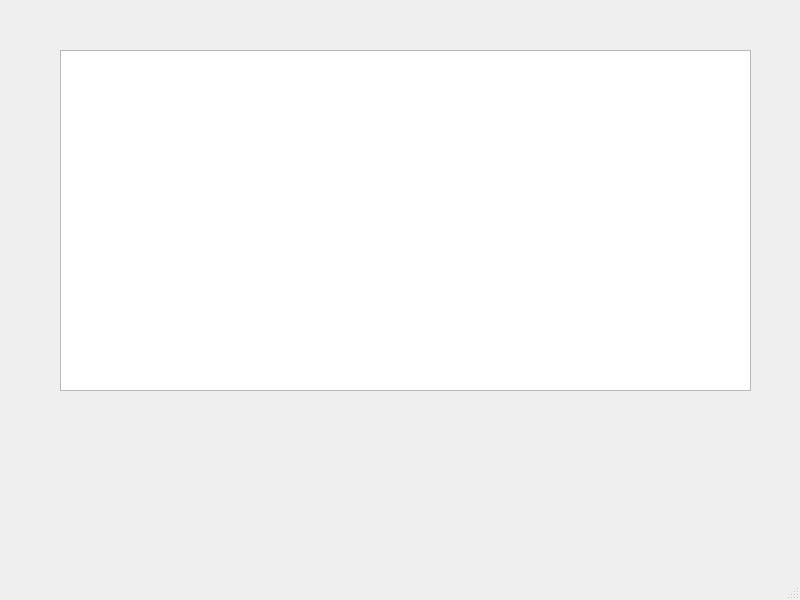
<?xml version="1.0" encoding="UTF-8"?>
<ui version="4.0">
 <class>MainWindow</class>
 <widget class="QMainWindow" name="MainWindow">
  <property name="geometry">
   <rect>
    <x>0</x>
    <y>0</y>
    <width>800</width>
    <height>600</height>
   </rect>
  </property>
  <property name="windowTitle">
   <string>MainWindow</string>
  </property>
  <widget class="QWidget" name="centralwidget">
   <widget class="QTableWidget" name="tableWidget">
    <property name="geometry">
     <rect>
      <x>60</x>
      <y>50</y>
      <width>691</width>
      <height>341</height>
     </rect>
    </property>
   </widget>
  </widget>
  <widget class="QMenuBar" name="menubar">
   <property name="geometry">
    <rect>
     <x>0</x>
     <y>0</y>
     <width>800</width>
     <height>21</height>
    </rect>
   </property>
  </widget>
  <widget class="QStatusBar" name="statusbar"/>
 </widget>
 <resources/>
 <connections/>
</ui>
